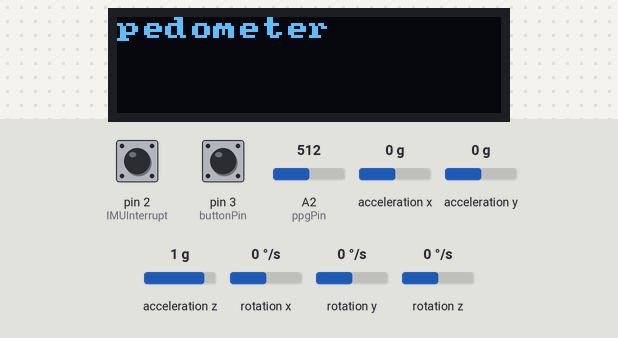
Recording of a sketch running on a simulated Arduino Uno, built for the host (arithmetic inside an expression is 32-bit, double 64-bit). On the bench: 128×32 one-colour display. Wiring (inferred from the names in the program): MPU-6050 motion sensor at I2C address 0x68. Inputs (shaded band) come from the test bench; at power-on: A2 (ppgPin) = 512, pin 2 (IMUInterrupt) LOW, pin 3 (buttonPin) HIGH, acceleration x 0 g, acceleration y 0 g, acceleration z 1 g, rotation x 0 °/s, rotation y 0 °/s, rotation z 0 °/s. The sensor or clock chip raises its interrupt line as the real part does; what the sketch prints to the serial monitor is not drawn.

Above: at 3.3 s.
3.4 s: A2 (ppgPin) set to 107
4.9 s: A2 (ppgPin) set to 91
Timing chart, 0 to 7.9 s (numbered marks = the images above; inputs shaded):
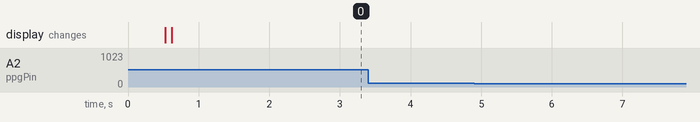

Measured:
- after the input at 3.4 s, every drawn part: stays the same
- after the input at 4.9 s, every drawn part: stays the same

The sketch:

MyWearable.ino
```cpp
/********************************************************************************
** Bidirectional BLE Communication using a 2-step handshake protocol
*********************************************************************************/

// BT Library
#include <AltSoftSerial.h>
AltSoftSerial hm10; // create the AltSoftSerial connection for the HM10

// IMU library includes
#include "I2Cdev.h"
#include "MPU6050_6Axis_MotionApps20.h"
#include "Wire.h"

// OLED library includes
#include "U8x8lib.h"

// OLED setup
#define OLED_RESET 4 // this value resets the OLED
U8X8_SSD1306_128X32_UNIVISION_HW_I2C u8x8(OLED_RESET);

// Global Variables
char in_text[64];                           // Character buffer
bool bleConnected = false;                  // false == not connected, true == connected
unsigned long sendTimer = 0;                // timer for sending data once connected

const int buttonPin = 3;
bool asleep = false;
volatile bool buttonPressed = false;

// Define IMU pin variables
const int IMUInterrupt = 2;
volatile bool imuDataReady = false;


// IMU data variables
int16_t ax, ay, az, tp, gx, gy, gz;

// IMU setup
const int MPU_addr=0x68;    // I2C address of the MPU-6050
MPU6050 IMU(MPU_addr);      // Instantiate IMU object

// IR PPG setup
const int ppgPin = A2; // Analog input pin for the PPG
int ppgValue = 0;      // Value read from PPG (0-1023)

void IMUInterruptISR() {
  imuDataReady = true;
}

// --------------------------------------------------------------------------------
// Initialize the IMU (only on startup)
// --------------------------------------------------------------------------------
void initIMU() {

  // Initialize the IMU and the DMP (Digital Motion Processor) on the IMU
  IMU.initialize();
  IMU.dmpInitialize();
  IMU.setDMPEnabled(true);

  // Initialize I2C communications
  Wire.begin();
  Wire.beginTransmission(MPU_addr);
  Wire.write(MPU_addr);               // PWR_MGMT_1 register
  Wire.write(0);                      // Set to zero (wakes up the MPU-6050)
  Wire.endTransmission(true);

  // Create an interrupt for pin2, which is connected to the INT pin of the MPU6050
  pinMode(IMUInterrupt, INPUT);
  attachInterrupt(digitalPinToInterrupt(IMUInterrupt), IMUInterruptISR, RISING);
}

// --------------------------------------------------------------------------------
// Function to read a single sample of IMU data
// Currently, this reads 3 acceleration axis, temperature, and 3 gyro axis.
// You should edit this to read only the sensors you end up using.
// For this, you need to edit the number of registers/addresses requested
// --------------------------------------------------------------------------------
void readIMU() {
  Wire.beginTransmission(MPU_addr);
  Wire.write(0x3B);                   // starting with register 0x3B (ACCEL_XOUT_H)
  Wire.endTransmission(false);

  Wire.requestFrom(MPU_addr,14,true); // request a total of 14 registers

  //Accelerometer (3 Axis)
  ax = Wire.read()<<8|Wire.read();      // 0x3B (ACCEL_XOUT_H) & 0x3C (ACCEL_XOUT_L)
  ay = Wire.read()<<8|Wire.read();      // 0x3D (ACCEL_YOUT_H) & 0x3E (ACCEL_YOUT_L)
  az = Wire.read()<<8|Wire.read();      // 0x3F (ACCEL_ZOUT_H) & 0x40 (ACCEL_ZOUT_L)

  //Temperature
  tp = Wire.read()<<8|Wire.read();      // 0x41 (TEMP_OUT_H) & 0x42 (TEMP_OUT_L)

  //Gyroscope (3 Axis)
  gx = Wire.read()<<8|Wire.read();      // 0x43 (GYRO_XOUT_H) & 0x44 (GYRO_XOUT_L)
  gy = Wire.read()<<8|Wire.read();      // 0x45 (GYRO_YOUT_H) & 0x46 (GYRO_YOUT_L)
  gz = Wire.read()<<8|Wire.read();      // 0x47 (GYRO_ZOUT_H) & 0x48 (GYRO_ZOUT_L)
}

// --------------------------------------------------------------------------------
// Function to grab new samples
// --------------------------------------------------------------------------------
bool getData()
{
  bool newData = false;
  if (imuDataReady)
  {
    readIMU();
    newData = true;
  }
  return newData;
}

void sendData(){
  if(getData()){
    char string_buffer[25];
    //sprintf(string_buffer, "%d, %d, %d;\0", ax, ay, az);
    long norm = abs(ax) + abs(ay) + abs(az);
    long timestamp = millis();
    int ppgValue = analogRead(ppgPin);
//    sprintf(string_buffer, "%8ld, %5ld, %5d;\0", timestamp, norm, ppgValue);
    sprintf(string_buffer, "%8ld, %5d, %5d;\0", timestamp, ax, ppgValue);
    hm10.print(string_buffer);
    Serial.println(string_buffer);
//    showMessage(string_buffer, 2, false);
  }
}

// --------------------------------------------------------------------------------
// This function handles the BLE handshake
// It detects if central is sending "AT+...", indicating the handshake is not complete
// If a "T" is received right after an "A", we send back the handshake confirmation
// The function returns true if a connection is established and false otherwise
// --------------------------------------------------------------------------------
bool bleHandshake(char input) {
  static char lastChar;

  //  1. Check if lastChar == 'A' and the current input == 'T' (AT was received == we are connected)
  //    1.1. If so, print '#' to the hm10
  //    1.2. Delay for 50 milliseconds to allow the handshake to complete
  //    1.3. Flush the hm10 input buffer (hint: flushInput())
  //    1.4. Reset lastChar
  //    1.5. Set 'bleConnected' to true
  //    1.6. Return true
  //  2. Set lastChar to input
  //  3. Return false
  if(lastChar=='A' && input =='T'){
    hm10.print('#');
    delay(50);
    hm10.flushInput();
    lastChar = 0;
    bleConnected = true;
    return true;
  }
  lastChar = input;
  return false;
}

// --------------------------------------------------------------------------------
// This function reads characters from the HM-10
// It calls the bleHandshake() function to see if we are connecting
// Otherwise, it fills a buffer "in_text" until we see a ";" (our newline stand-in)
// --------------------------------------------------------------------------------
bool readBLE() {
  static int i = 0;

  char c = hm10.read();

  if (bleHandshake(c)) {
    i = 0;
  }
  else {
    // If the buffer overflows, go back to its beginning
    if (i >= sizeof(in_text)-1)
      i = 0;

    // All of our messages will terminate with ';' instead of a newline
    if (c == ';') {
      in_text[i] = '\0'; // terminate the string
      i = 0;
      return true;
    }
    else
      in_text[i++] = c;
  }

  return false; // nothing to print
}

// --------------------------------------------------------------------------------
// Forward data from Serial to the BLE module
// This is useful to set the modes of the BLE module
// --------------------------------------------------------------------------------
void writeBLE() {
  static boolean newline = true;

  while (Serial.available()) {
    char c = Serial.read();

    // We cannot send newline to the HM-10 so we have to catch it
    if (c!='\n' & c!='\r')
      hm10.print(c);

    // Also print to Serial Monitor so we can see what we typed
    // If there is a new line character, print the ">" character
    if (newline) {
      Serial.print("\n>");
      newline = false;
    }

    Serial.print(c);
    if (c=='\n')
      newline = true;
  }
}

// --------------------------------------------------------------------------------
// will sleep/wake the BLE whenever the button is pressed
// --------------------------------------------------------------------------------
void toggleSleep() {
  //complete the if statement conditional for when the system should be going to sleep
  if(buttonPressed) {
    asleep = !asleep;
    if(asleep) {
      Serial.print("Going to sleep");
      hm10.write("AT");
      delay(300);
      hm10.write("AT+ADTY3");
      delay(300);
      hm10.write("AT+SLEEP");
      asleep = true;
    }
    // Complete the if statement for when the system should be waking up
    else {
      Serial.println("Waking up!");
      hm10.write("AT+hello");
      delay(300);
      hm10.write("AT+ADTY0");
      delay(300);
      hm10.write("AT+RESET");
      asleep = false;
      Serial.print("Awake");
    }

    buttonPressed = false;
  }
}

void buttonInterruptISR(){
  static unsigned long lastInterrupt = 0;
  unsigned long interruptTime = millis();
  if(interruptTime - lastInterrupt > 200)
    buttonPressed = true;
  lastInterrupt = interruptTime;
}

// --------------------------------------------------------------------------------
// Initialize the OLED with base font for fast refresh
// --------------------------------------------------------------------------------
void initDisplay() {
  u8x8.begin();
  u8x8.setPowerSave(0);
  u8x8.setFont(u8x8_font_amstrad_cpc_extended_r);
  u8x8.setCursor(0, 0);
}

// --------------------------------------------------------------------------------
// A function to write a message on the display
// "row" specifies which row to print on... 1, 2, 3, etc.
// "clearDisplay" specifies if everything should be wiped or not
// --------------------------------------------------------------------------------
void showMessage(const char * message, int row, bool cleardisplay) {
  if(cleardisplay){
    u8x8.clearDisplay();
  }
  u8x8.setCursor(0, row);
  u8x8.print(message);
}

// --------------------------------------------------------------------------------
// Setup: executed once at startup or reset
// --------------------------------------------------------------------------------
void setup() {
  Serial.begin(9600);
  hm10.begin(9600);
  pinMode(3, INPUT_PULLUP);
  pinMode(ppgPin, INPUT);
  attachInterrupt(digitalPinToInterrupt(buttonPin), buttonInterruptISR, FALLING);

  initIMU();

  Serial.println("==============================");
  Serial.println("BLE Handshake Code Started");
  Serial.println("==============================");

  initDisplay();
  u8x8.clearDisplay();
  showMessage("pedometer", 0, true);
}

// --------------------------------------------------------------------------------
// Loop: main code; executed in an infinite loop
// --------------------------------------------------------------------------------
void loop() {

  // Check if Python is sending a message to the Arduino. Also checks for handshake.
  if (hm10.available()) {
    Serial.println("recieved char");
    // Read a message from the BLE module and send to the Serial Monitor
    if (readBLE()){
      Serial.println(in_text);
      showMessage(in_text, 1, false);
    }
  }

  // Read from the Serial Monitor and send to the BLE module
  if (Serial.available())
    writeBLE();

  // If we know we are connected, start sending data back
//  if (bleConnected) {
//    if (millis() - sendTimer > 1000) {
//      sendTimer = millis();
//      hm10.print("*;");
//    }
//  }

  static double lastTime = 0.0;
  static double currTime = 0.0;
  if(!asleep){
    currTime = millis();
    if(currTime - lastTime > 40){ // we want 25Hz
      lastTime = currTime;
      sendData();  // it would seem the IMU samples at 33hz

    }
  }

  toggleSleep();
}
```
